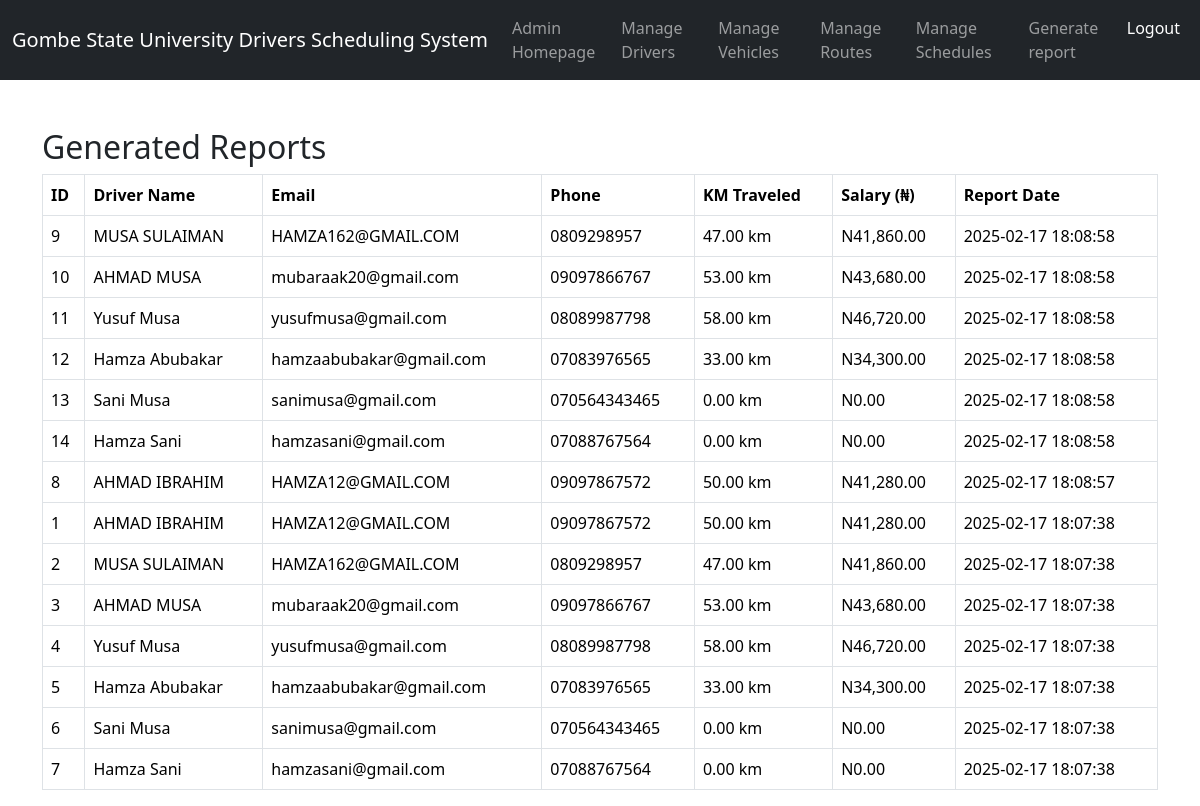
The page /admin/view_reports.php on the database its author committed.
### tables this page shows
CREATE TABLE `reports` (
  `id` int(11) NOT NULL,
  `driver_name` varchar(255) DEFAULT NULL,
  `email` varchar(255) DEFAULT NULL,
  `phone` varchar(20) DEFAULT NULL,
  `kilometers_traveled` decimal(10,2) DEFAULT NULL,
  `salary` decimal(10,2) DEFAULT NULL,
  `report_date` timestamp NOT NULL DEFAULT current_timestamp()
);

### admin/view_reports.php (the view, shortened to what this page needs)
<?php
include '../config/db.php';
?>
<!DOCTYPE html>
<html lang="en">
<head>
    <link rel="stylesheet" href="https://cdn.jsdelivr.net/npm/bootstrap@5.3.2/dist/css/bootstrap.min.css">
</head>
<body>
<?php include '../includes/navbar.php'; ?>
<div class="container mt-5">
    <h2>Generated Reports</h2>
    <table class="table table-bordered">
        <thead>
            <tr>
                <th>ID</th>
                <th>Driver Name</th>
                <th>Email</th>
                <th>Phone</th>
                <th>KM Traveled</th>
                <th>Salary (₦)</th>
                <th>Report Date</th>
            </tr>
        </thead>
        <tbody>
            <?php
            $query = "SELECT * FROM reports ORDER BY report_date DESC";
            $result = $conn->query($query);
            while ($row = $result->fetch_assoc()) {
                echo "<tr>
                    <td>{$row['id']}</td>
                    <td>{$row['driver_name']}</td>
                    <td>{$row['email']}</td>
                    <td>{$row['phone']}</td>
                    <td>{$row['kilometers_traveled']} km</td>
                    <td>N" . number_format($row['salary'], 2) . "</td>
                    <td>{$row['report_date']}</td>
                </tr>";
            }
            ?>
        </tbody>
    </table>
</div>
</body>
</html>

### rows shown on the page
reports: id "9", driver_name "MUSA SULAIMAN", email "HAMZA162@GMAIL.COM", phone "0809298957", kilometers_traveled "47.00", salary "41,860.00", report_date "2025-02-17 18:08:58"
reports: id "10", driver_name "AHMAD MUSA", email "mubaraak20@gmail.com", phone "09097866767", kilometers_traveled "53.00", salary "43,680.00", report_date "2025-02-17 18:08:58"
reports: id "11", driver_name "Yusuf Musa", email "yusufmusa@gmail.com", phone "08089987798", kilometers_traveled "58.00", salary "46,720.00", report_date "2025-02-17 18:08:58"
reports: id "12", driver_name "Hamza Abubakar", email "hamzaabubakar@gmail.com", phone "07083976565", kilometers_traveled "33.00", salary "34,300.00", report_date "2025-02-17 18:08:58"
reports: id "13", driver_name "Sani Musa", email "sanimusa@gmail.com", phone "070564343465", kilometers_traveled "0.00", salary "0.00", report_date "2025-02-17 18:08:58"
reports: id "14", driver_name "Hamza Sani", email "hamzasani@gmail.com", phone "07088767564", kilometers_traveled "0.00", salary "0.00", report_date "2025-02-17 18:08:58"
reports: id "8", driver_name "AHMAD IBRAHIM", email "HAMZA12@GMAIL.COM", phone "09097867572", kilometers_traveled "50.00", salary "41,280.00", report_date "2025-02-17 18:08:57"
reports: id "1", driver_name "AHMAD IBRAHIM", email "HAMZA12@GMAIL.COM", phone "09097867572", kilometers_traveled "50.00", salary "41,280.00", report_date "2025-02-17 18:07:38"
reports: id "2", driver_name "MUSA SULAIMAN", email "HAMZA162@GMAIL.COM", phone "0809298957", kilometers_traveled "47.00", salary "41,860.00", report_date "2025-02-17 18:07:38"
reports: id "3", driver_name "AHMAD MUSA", email "mubaraak20@gmail.com", phone "09097866767", kilometers_traveled "53.00", salary "43,680.00", report_date "2025-02-17 18:07:38"
reports: id "4", driver_name "Yusuf Musa", email "yusufmusa@gmail.com", phone "08089987798", kilometers_traveled "58.00", salary "46,720.00", report_date "2025-02-17 18:07:38"
reports: id "5", driver_name "Hamza Abubakar", email "hamzaabubakar@gmail.com", phone "07083976565", kilometers_traveled "33.00", salary "34,300.00", report_date "2025-02-17 18:07:38"
reports: id "6", driver_name "Sani Musa", email "sanimusa@gmail.com", phone "070564343465", kilometers_traveled "0.00", salary "0.00", report_date "2025-02-17 18:07:38"
reports: id "7", driver_name "Hamza Sani", email "hamzasani@gmail.com", phone "07088767564", kilometers_traveled "0.00", salary "0.00", report_date "2025-02-17 18:07:38"
